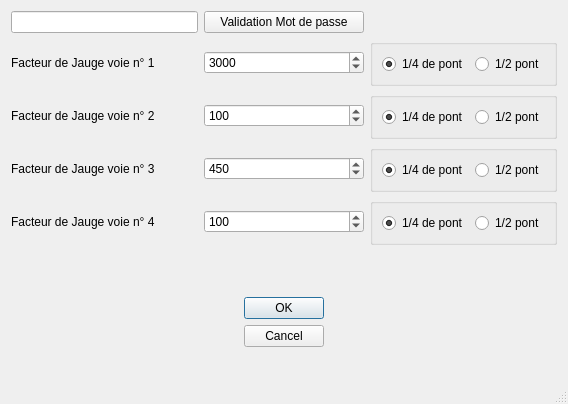
<?xml version="1.0" encoding="UTF-8"?>
<ui version="4.0">
 <class>config</class>
 <widget class="QDialog" name="config">
  <property name="geometry">
   <rect>
    <x>0</x>
    <y>0</y>
    <width>608</width>
    <height>422</height>
   </rect>
  </property>
  <property name="sizePolicy">
   <sizepolicy hsizetype="Fixed" vsizetype="Fixed">
    <horstretch>0</horstretch>
    <verstretch>0</verstretch>
   </sizepolicy>
  </property>
  <property name="windowTitle">
   <string>Dialog</string>
  </property>
  <property name="sizeGripEnabled">
   <bool>true</bool>
  </property>
  <property name="modal">
   <bool>true</bool>
  </property>
  <layout class="QGridLayout" name="gridLayout">
   <property name="sizeConstraint">
    <enum>QLayout::SetFixedSize</enum>
   </property>
   <item row="6" column="0">
    <layout class="QHBoxLayout" name="horizontalLayout_5">
     <property name="sizeConstraint">
      <enum>QLayout::SetMinimumSize</enum>
     </property>
     <item>
      <spacer name="horizontalSpacer_2">
       <property name="orientation">
        <enum>Qt::Horizontal</enum>
       </property>
       <property name="sizeHint" stdset="0">
        <size>
         <width>40</width>
         <height>20</height>
        </size>
       </property>
      </spacer>
     </item>
     <item>
      <widget class="QLabel" name="label">
       <property name="sizePolicy">
        <sizepolicy hsizetype="Fixed" vsizetype="Fixed">
         <horstretch>0</horstretch>
         <verstretch>0</verstretch>
        </sizepolicy>
       </property>
       <property name="minimumSize">
        <size>
         <width>107</width>
         <height>88</height>
        </size>
       </property>
       <property name="maximumSize">
        <size>
         <width>107</width>
         <height>88</height>
        </size>
       </property>
       <property name="text">
        <string/>
       </property>
       <property name="pixmap">
        <pixmap resource="ressource.qrc">:/open-hardware-high-resolution-transparent-png-logo-large-ohw.png</pixmap>
       </property>
       <property name="scaledContents">
        <bool>true</bool>
       </property>
      </widget>
     </item>
     <item>
      <spacer name="horizontalSpacer_3">
       <property name="orientation">
        <enum>Qt::Horizontal</enum>
       </property>
       <property name="sizeHint" stdset="0">
        <size>
         <width>40</width>
         <height>20</height>
        </size>
       </property>
      </spacer>
     </item>
    </layout>
   </item>
   <item row="5" column="0">
    <widget class="QLabel" name="label_5">
     <property name="text">
      <string>Facteur de Jauge voie n° 4</string>
     </property>
    </widget>
   </item>
   <item row="6" column="8">
    <layout class="QHBoxLayout" name="horizontalLayout_6">
     <property name="sizeConstraint">
      <enum>QLayout::SetMinimumSize</enum>
     </property>
     <item>
      <spacer name="horizontalSpacer_4">
       <property name="orientation">
        <enum>Qt::Horizontal</enum>
       </property>
       <property name="sizeHint" stdset="0">
        <size>
         <width>40</width>
         <height>20</height>
        </size>
       </property>
      </spacer>
     </item>
     <item>
      <widget class="QLabel" name="label_6">
       <property name="sizePolicy">
        <sizepolicy hsizetype="Fixed" vsizetype="Fixed">
         <horstretch>0</horstretch>
         <verstretch>0</verstretch>
        </sizepolicy>
       </property>
       <property name="minimumSize">
        <size>
         <width>107</width>
         <height>88</height>
        </size>
       </property>
       <property name="maximumSize">
        <size>
         <width>108</width>
         <height>88</height>
        </size>
       </property>
       <property name="text">
        <string/>
       </property>
       <property name="pixmap">
        <pixmap resource="ressource.qrc">:/b_1_q_0_p_0.jpg.png</pixmap>
       </property>
       <property name="scaledContents">
        <bool>true</bool>
       </property>
      </widget>
     </item>
     <item>
      <spacer name="horizontalSpacer_5">
       <property name="orientation">
        <enum>Qt::Horizontal</enum>
       </property>
       <property name="sizeHint" stdset="0">
        <size>
         <width>40</width>
         <height>20</height>
        </size>
       </property>
      </spacer>
     </item>
    </layout>
   </item>
   <item row="2" column="0">
    <widget class="QLabel" name="label_2">
     <property name="text">
      <string>Facteur de Jauge voie n° 1</string>
     </property>
    </widget>
   </item>
   <item row="1" column="3">
    <widget class="QPushButton" name="passwd_button">
     <property name="text">
      <string>Validation Mot de passe</string>
     </property>
    </widget>
   </item>
   <item row="1" column="8">
    <spacer name="horizontalSpacer">
     <property name="orientation">
      <enum>Qt::Horizontal</enum>
     </property>
     <property name="sizeHint" stdset="0">
      <size>
       <width>40</width>
       <height>20</height>
      </size>
     </property>
    </spacer>
   </item>
   <item row="2" column="8">
    <widget class="QGroupBox" name="horizontalGroupBox">
     <layout class="QHBoxLayout" name="horizontalLayout">
      <item>
       <widget class="QRadioButton" name="radioButton_2">
        <property name="text">
         <string>1/4 de pont</string>
        </property>
        <property name="checked">
         <bool>true</bool>
        </property>
       </widget>
      </item>
      <item>
       <widget class="QRadioButton" name="radioButton">
        <property name="text">
         <string>1/2 pont</string>
        </property>
       </widget>
      </item>
     </layout>
    </widget>
   </item>
   <item row="5" column="3">
    <widget class="QSpinBox" name="sp_Step">
     <property name="minimum">
      <number>1</number>
     </property>
     <property name="maximum">
      <number>16777215</number>
     </property>
     <property name="singleStep">
      <number>10</number>
     </property>
     <property name="value">
      <number>100</number>
     </property>
    </widget>
   </item>
   <item row="6" column="3">
    <layout class="QHBoxLayout" name="horizontalLayout_7">
     <property name="sizeConstraint">
      <enum>QLayout::SetMinimumSize</enum>
     </property>
     <item>
      <spacer name="horizontalSpacer_6">
       <property name="orientation">
        <enum>Qt::Horizontal</enum>
       </property>
       <property name="sizeHint" stdset="0">
        <size>
         <width>40</width>
         <height>20</height>
        </size>
       </property>
      </spacer>
     </item>
     <item>
      <widget class="QDialogButtonBox" name="buttonBox">
       <property name="sizePolicy">
        <sizepolicy hsizetype="Fixed" vsizetype="Fixed">
         <horstretch>0</horstretch>
         <verstretch>0</verstretch>
        </sizepolicy>
       </property>
       <property name="minimumSize">
        <size>
         <width>80</width>
         <height>142</height>
        </size>
       </property>
       <property name="maximumSize">
        <size>
         <width>80</width>
         <height>142</height>
        </size>
       </property>
       <property name="orientation">
        <enum>Qt::Vertical</enum>
       </property>
       <property name="standardButtons">
        <set>QDialogButtonBox::Cancel|QDialogButtonBox::Ok</set>
       </property>
       <property name="centerButtons">
        <bool>true</bool>
       </property>
      </widget>
     </item>
     <item>
      <spacer name="horizontalSpacer_7">
       <property name="orientation">
        <enum>Qt::Horizontal</enum>
       </property>
       <property name="sizeHint" stdset="0">
        <size>
         <width>40</width>
         <height>20</height>
        </size>
       </property>
      </spacer>
     </item>
    </layout>
   </item>
   <item row="5" column="8">
    <widget class="QGroupBox" name="horizontalGroupBox_4">
     <layout class="QHBoxLayout" name="horizontalLayout_4">
      <item>
       <widget class="QRadioButton" name="radioButton_8">
        <property name="text">
         <string>1/4 de pont</string>
        </property>
        <property name="checked">
         <bool>true</bool>
        </property>
       </widget>
      </item>
      <item>
       <widget class="QRadioButton" name="radioButton_7">
        <property name="text">
         <string>1/2 pont</string>
        </property>
       </widget>
      </item>
     </layout>
    </widget>
   </item>
   <item row="2" column="3">
    <widget class="QSpinBox" name="sp_force">
     <property name="maximum">
      <number>10000</number>
     </property>
     <property name="singleStep">
      <number>100</number>
     </property>
     <property name="value">
      <number>3000</number>
     </property>
    </widget>
   </item>
   <item row="4" column="3">
    <widget class="QSpinBox" name="sp_Gv">
     <property name="enabled">
      <bool>true</bool>
     </property>
     <property name="maximum">
      <number>511</number>
     </property>
     <property name="singleStep">
      <number>5</number>
     </property>
     <property name="value">
      <number>450</number>
     </property>
    </widget>
   </item>
   <item row="3" column="0">
    <widget class="QLabel" name="label_3">
     <property name="text">
      <string>Facteur de Jauge voie n° 2</string>
     </property>
    </widget>
   </item>
   <item row="3" column="8">
    <widget class="QGroupBox" name="horizontalGroupBox_2">
     <layout class="QHBoxLayout" name="horizontalLayout_2">
      <item>
       <widget class="QRadioButton" name="radioButton_4">
        <property name="text">
         <string>1/4 de pont</string>
        </property>
        <property name="checked">
         <bool>true</bool>
        </property>
       </widget>
      </item>
      <item>
       <widget class="QRadioButton" name="radioButton_3">
        <property name="text">
         <string>1/2 pont</string>
        </property>
       </widget>
      </item>
     </layout>
    </widget>
   </item>
   <item row="3" column="3">
    <widget class="QSpinBox" name="sp_Pv">
     <property name="maximum">
      <number>511</number>
     </property>
     <property name="singleStep">
      <number>5</number>
     </property>
     <property name="value">
      <number>100</number>
     </property>
    </widget>
   </item>
   <item row="4" column="0">
    <widget class="QLabel" name="label_4">
     <property name="enabled">
      <bool>true</bool>
     </property>
     <property name="text">
      <string>Facteur de Jauge voie n° 3</string>
     </property>
    </widget>
   </item>
   <item row="1" column="0">
    <widget class="QLineEdit" name="le_passwd">
     <property name="inputMethodHints">
      <set>Qt::ImhHiddenText|Qt::ImhNoAutoUppercase|Qt::ImhNoPredictiveText|Qt::ImhSensitiveData</set>
     </property>
     <property name="echoMode">
      <enum>QLineEdit::Password</enum>
     </property>
    </widget>
   </item>
   <item row="4" column="8">
    <widget class="QGroupBox" name="horizontalGroupBox_3">
     <layout class="QHBoxLayout" name="horizontalLayout_3">
      <item>
       <widget class="QRadioButton" name="radioButton_5">
        <property name="text">
         <string>1/4 de pont</string>
        </property>
        <property name="checked">
         <bool>true</bool>
        </property>
       </widget>
      </item>
      <item>
       <widget class="QRadioButton" name="radioButton_6">
        <property name="text">
         <string>1/2 pont</string>
        </property>
       </widget>
      </item>
     </layout>
    </widget>
   </item>
  </layout>
 </widget>
 <resources>
  <include location="ressource.qrc"/>
 </resources>
 <connections>
  <connection>
   <sender>buttonBox</sender>
   <signal>accepted()</signal>
   <receiver>config</receiver>
   <slot>accept()</slot>
   <hints>
    <hint type="sourcelabel">
     <x>248</x>
     <y>254</y>
    </hint>
    <hint type="destinationlabel">
     <x>157</x>
     <y>274</y>
    </hint>
   </hints>
  </connection>
  <connection>
   <sender>buttonBox</sender>
   <signal>rejected()</signal>
   <receiver>config</receiver>
   <slot>reject()</slot>
   <hints>
    <hint type="sourcelabel">
     <x>316</x>
     <y>260</y>
    </hint>
    <hint type="destinationlabel">
     <x>286</x>
     <y>274</y>
    </hint>
   </hints>
  </connection>
 </connections>
</ui>
